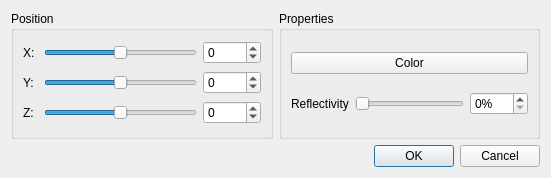
<?xml version="1.0" encoding="UTF-8"?>
<ui version="4.0">
 <class>dialogProperties</class>
 <widget class="QDialog" name="dialogProperties">
  <property name="windowModality">
   <enum>Qt::WindowModal</enum>
  </property>
  <property name="geometry">
   <rect>
    <x>0</x>
    <y>0</y>
    <width>551</width>
    <height>178</height>
   </rect>
  </property>
  <property name="windowTitle">
   <string>Dialog</string>
  </property>
  <layout class="QGridLayout" name="gridLayout">
   <item row="1" column="0">
    <widget class="QGroupBox" name="groupBox">
     <property name="title">
      <string>Position</string>
     </property>
     <layout class="QGridLayout" name="gridLayout_2">
      <item row="6" column="0">
       <widget class="QLabel" name="label_3">
        <property name="text">
         <string>Z:</string>
        </property>
       </widget>
      </item>
      <item row="1" column="4">
       <widget class="QSpinBox" name="valY_2">
        <property name="minimum">
         <number>-2000</number>
        </property>
        <property name="maximum">
         <number>2000</number>
        </property>
       </widget>
      </item>
      <item row="0" column="4">
       <widget class="QSpinBox" name="valX_2">
        <property name="minimum">
         <number>-2000</number>
        </property>
        <property name="maximum">
         <number>2000</number>
        </property>
       </widget>
      </item>
      <item row="0" column="1">
       <widget class="QSlider" name="valX">
        <property name="minimum">
         <number>-2000</number>
        </property>
        <property name="maximum">
         <number>2000</number>
        </property>
        <property name="orientation">
         <enum>Qt::Horizontal</enum>
        </property>
       </widget>
      </item>
      <item row="1" column="1">
       <widget class="QSlider" name="valY">
        <property name="minimum">
         <number>-2000</number>
        </property>
        <property name="maximum">
         <number>2000</number>
        </property>
        <property name="orientation">
         <enum>Qt::Horizontal</enum>
        </property>
       </widget>
      </item>
      <item row="0" column="0">
       <widget class="QLabel" name="label">
        <property name="text">
         <string>X: </string>
        </property>
       </widget>
      </item>
      <item row="1" column="0">
       <widget class="QLabel" name="label_2">
        <property name="text">
         <string>Y:</string>
        </property>
       </widget>
      </item>
      <item row="6" column="4">
       <widget class="QSpinBox" name="valZ_2">
        <property name="minimum">
         <number>-2000</number>
        </property>
        <property name="maximum">
         <number>2000</number>
        </property>
       </widget>
      </item>
      <item row="6" column="1">
       <widget class="QSlider" name="valZ">
        <property name="minimum">
         <number>-2000</number>
        </property>
        <property name="maximum">
         <number>2000</number>
        </property>
        <property name="orientation">
         <enum>Qt::Horizontal</enum>
        </property>
       </widget>
      </item>
     </layout>
    </widget>
   </item>
   <item row="2" column="2">
    <widget class="QDialogButtonBox" name="buttonBox">
     <property name="orientation">
      <enum>Qt::Horizontal</enum>
     </property>
     <property name="standardButtons">
      <set>QDialogButtonBox::Cancel|QDialogButtonBox::Ok</set>
     </property>
    </widget>
   </item>
   <item row="1" column="2">
    <widget class="QGroupBox" name="groupBox_2">
     <property name="title">
      <string>Properties</string>
     </property>
     <layout class="QGridLayout" name="gridLayout_3">
      <item row="2" column="1">
       <widget class="QSlider" name="valReflect">
        <property name="maximum">
         <number>100</number>
        </property>
        <property name="orientation">
         <enum>Qt::Horizontal</enum>
        </property>
       </widget>
      </item>
      <item row="2" column="0">
       <widget class="QLabel" name="label_4">
        <property name="text">
         <string>Reflectivity</string>
        </property>
       </widget>
      </item>
      <item row="2" column="2">
       <widget class="QSpinBox" name="valReflect_2">
        <property name="suffix">
         <string>%</string>
        </property>
        <property name="maximum">
         <number>100</number>
        </property>
       </widget>
      </item>
      <item row="1" column="0" colspan="3">
       <widget class="QPushButton" name="buttonColor">
        <property name="text">
         <string>Color</string>
        </property>
       </widget>
      </item>
     </layout>
    </widget>
   </item>
  </layout>
 </widget>
 <resources/>
 <connections>
  <connection>
   <sender>buttonBox</sender>
   <signal>accepted()</signal>
   <receiver>dialogProperties</receiver>
   <slot>accept()</slot>
   <hints>
    <hint type="sourcelabel">
     <x>248</x>
     <y>254</y>
    </hint>
    <hint type="destinationlabel">
     <x>157</x>
     <y>274</y>
    </hint>
   </hints>
  </connection>
  <connection>
   <sender>buttonBox</sender>
   <signal>rejected()</signal>
   <receiver>dialogProperties</receiver>
   <slot>reject()</slot>
   <hints>
    <hint type="sourcelabel">
     <x>316</x>
     <y>260</y>
    </hint>
    <hint type="destinationlabel">
     <x>286</x>
     <y>274</y>
    </hint>
   </hints>
  </connection>
  <connection>
   <sender>valX</sender>
   <signal>valueChanged(int)</signal>
   <receiver>valX_2</receiver>
   <slot>setValue(int)</slot>
   <hints>
    <hint type="sourcelabel">
     <x>183</x>
     <y>95</y>
    </hint>
    <hint type="destinationlabel">
     <x>367</x>
     <y>95</y>
    </hint>
   </hints>
  </connection>
  <connection>
   <sender>valX_2</sender>
   <signal>valueChanged(int)</signal>
   <receiver>valX</receiver>
   <slot>setValue(int)</slot>
   <hints>
    <hint type="sourcelabel">
     <x>367</x>
     <y>95</y>
    </hint>
    <hint type="destinationlabel">
     <x>183</x>
     <y>95</y>
    </hint>
   </hints>
  </connection>
  <connection>
   <sender>valY</sender>
   <signal>valueChanged(int)</signal>
   <receiver>valY_2</receiver>
   <slot>setValue(int)</slot>
   <hints>
    <hint type="sourcelabel">
     <x>90</x>
     <y>138</y>
    </hint>
    <hint type="destinationlabel">
     <x>164</x>
     <y>138</y>
    </hint>
   </hints>
  </connection>
  <connection>
   <sender>valZ</sender>
   <signal>valueChanged(int)</signal>
   <receiver>valZ_2</receiver>
   <slot>setValue(int)</slot>
   <hints>
    <hint type="sourcelabel">
     <x>90</x>
     <y>200</y>
    </hint>
    <hint type="destinationlabel">
     <x>164</x>
     <y>200</y>
    </hint>
   </hints>
  </connection>
  <connection>
   <sender>valY_2</sender>
   <signal>valueChanged(int)</signal>
   <receiver>valY</receiver>
   <slot>setValue(int)</slot>
   <hints>
    <hint type="sourcelabel">
     <x>164</x>
     <y>138</y>
    </hint>
    <hint type="destinationlabel">
     <x>90</x>
     <y>138</y>
    </hint>
   </hints>
  </connection>
  <connection>
   <sender>valZ_2</sender>
   <signal>valueChanged(int)</signal>
   <receiver>valZ</receiver>
   <slot>setValue(int)</slot>
   <hints>
    <hint type="sourcelabel">
     <x>164</x>
     <y>200</y>
    </hint>
    <hint type="destinationlabel">
     <x>90</x>
     <y>200</y>
    </hint>
   </hints>
  </connection>
  <connection>
   <sender>valReflect</sender>
   <signal>valueChanged(int)</signal>
   <receiver>valReflect_2</receiver>
   <slot>setValue(int)</slot>
   <hints>
    <hint type="sourcelabel">
     <x>286</x>
     <y>180</y>
    </hint>
    <hint type="destinationlabel">
     <x>348</x>
     <y>180</y>
    </hint>
   </hints>
  </connection>
  <connection>
   <sender>valReflect_2</sender>
   <signal>valueChanged(int)</signal>
   <receiver>valReflect</receiver>
   <slot>setValue(int)</slot>
   <hints>
    <hint type="sourcelabel">
     <x>348</x>
     <y>180</y>
    </hint>
    <hint type="destinationlabel">
     <x>286</x>
     <y>180</y>
    </hint>
   </hints>
  </connection>
 </connections>
</ui>
